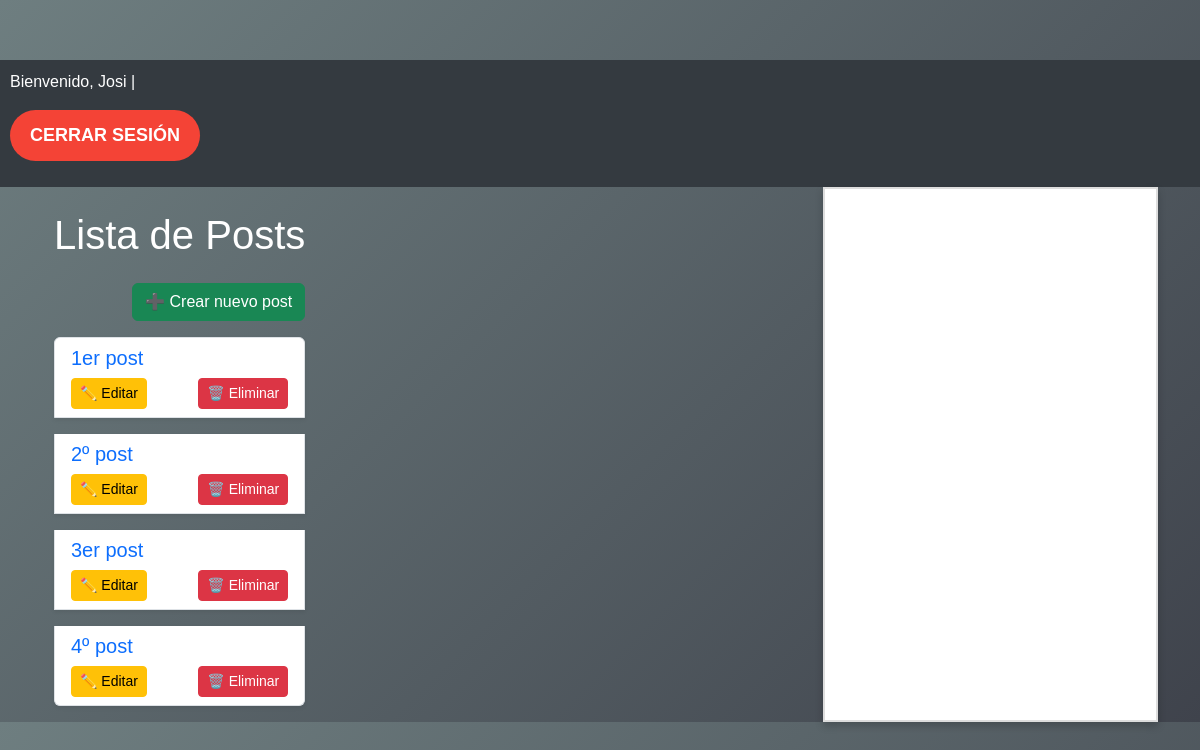
The app's page / (signed in) with its own data.
### blog/models.py (models this page shows, shortened)
class Post(models.Model):
    titulo = models.CharField(max_length=200)  # Título del post
    contenido = models.TextField()  # Contenido del post
    fecha_creacion = models.DateTimeField(auto_now_add=True)  # Fecha de creación, se asigna automáticamente

### blog/views.py (the view)
# urls.py: path('', PostListView.as_view(), name='post_list'),  # Página principal
class PostListView(LoginRequiredMixin, ListView):
    model = Post
    template_name = 'blog/post_list.html'
    context_object_name = 'posts'
    login_url = 'login'  # Redirige a la página de login si el usuario no está autenticado

### blog/templates/blog/post_list.html
{% extends "blog/base.html" %}
{% block content %}
<div class="container mt-4">
    <h1 class="mb-4 text-center">Lista de Posts</h1>
    <div class="text-end mb-3">
        <a href="{% url 'post_create' %}" class="btn btn-success">➕ Crear nuevo post</a>
    </div>
    {% if posts %}
        <div class="list-group">
            {% for post in posts %}
            <div class="list-group-item mb-3 shadow-sm">
                <h5 class="mb-2">
                    <a href="{% url 'post_detail' post.id %}" class="text-decoration-none">{{ post.titulo }}</a>
                </h5>
                <div class="d-flex justify-content-between">
                    <a href="{% url 'post_update' post.id %}" class="btn btn-warning btn-sm">✏️ Editar</a>
                    <a href="{% url 'post_delete' post.id %}" class="btn btn-danger btn-sm">🗑️ Eliminar</a>
                </div>
            </div>
            {% endfor %}
        </div>
    {% else %}
        <p class="text-muted text-center">No hay posts disponibles.</p>
    {% endif %}
</div>
{% endblock %}

### blog/templates/blog/base.html (shortened to what this page needs)
<!DOCTYPE html>
<html lang="es">
<head>
    <link href="https://cdn.jsdelivr.net/npm/bootstrap@5.3.0-alpha1/dist/css/bootstrap.min.css" rel="stylesheet">
</head>
<body>
    <header>
        <div>
            {% if user.is_authenticated %}
                <p>Bienvenido, {{ user.username }} |
                    <form id="logout-form" method="post" action="{% url 'logout' %}" style="display: inline;">
                        <button type="submit" class="logout-button">
                            Cerrar sesión
                        </button>
                    </form>
                </p>
            {% else %}
                <a href="{% url 'login' %}" class="text-light">Iniciar sesión</a>
            {% endif %}
        </div>
    </header>
    <div class="container container-main">
        <main class="main-content">
            {% block content %}{% endblock %}
        </main>
        <div id="random-image-container">
        </div>
    </div>
</body>
</html>

### blog/templates/blog/base.html (style rules this page uses)
body { background: linear-gradient(135deg, #6e7e80, #3f434c); color: #fff; font-family: 'Arial', sans-serif; padding-top: 60px; }
#random-image-container { width: 30%; margin-left: auto; margin-right: 0; background-color: white; border: 2px solid #ddd; box-shadow: 0 4px 8px rgba(0, 0, 0, 0.2); padding: 10px; text-align: center; display: flex; flex-direction: column; justify-content: space-between; }
header { background-color: #343a40; color: white; padding: 10px; display: flex; justify-content: space-between; align-items: center; }
.container-main { display: flex; flex-direction: row; justify-content: space-between; gap: 20px; }
.logout-button { background-color: #f44336; color: white; font-size: 18px; font-weight: bold; border: none; padding: 12px 20px; border-radius: 50px; text-transform: uppercase; cursor: pointer; position: relative; animation: pulsate 1.5s ease-in-out infinite; }

### records on screen
Post: titulo "1er post"
Post: titulo "2º post"
Post: titulo "3er post"
Post: titulo "4º post"

### other values on screen
{{ user.username }} "Josi"
